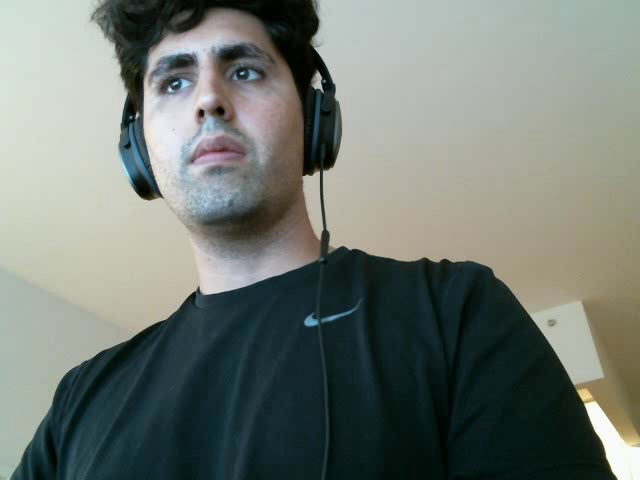
#> input picture frame 12 of opencv/opencv-code/DATA/video_capture.mp4, 640 x 480 px
$ python mean_shift_camshift.py
#> lines starting #> are read from the running program, lines starting #| are printed output that depends on the picture
import numpy as np
import cv2
import matplotlib.pyplot as plt

cap = cv2.VideoCapture('../DATA/video_capture.mp4')

ret, frame = cap.read()
#> frame is the input picture: shape (480, 640, 3); mean B, G, R 115.6, 122.1, 114.8

face_cascade = cv2.CascadeClassifier('../DATA/haarcascades/haarcascade_frontalface_default.xml')

face_rects = face_cascade.detectMultiScale(frame)
#> face_rects = [[125, 7, 171, 171]]

# Convert this list of a single array to a tuple of (x,y,w,h)
(face_x,face_y,w,h) = tuple(face_rects[0])
#> face_x = 125; face_y = 7; w = 171; h = 171
track_window = (face_x,face_y,w,h)
#> track_window = (125, 7, 171, 171)

# set up the ROI for tracking
roi = frame[face_y:face_y+h, face_x:face_x+w]
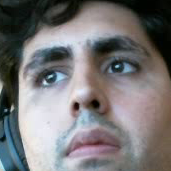
#> roi: shape (171, 171, 3); mean B, G, R 118.4, 117.6, 119.3


# Use the HSV Color Mapping
hsv_roi =  cv2.cvtColor(roi, cv2.COLOR_BGR2HSV)
#> hsv_roi: shape (171, 171, 3); mean H, S, V 76.8, 50.3, 126.6

# Find histogram to backproject the target on each frame for calculation of meanshit
roi_hist = cv2.calcHist([hsv_roi],[0],None,[180],[0,180])
#> roi_hist = 180 values, max 1092 at index 120, min 0 at index 29, mean 162.4

# Normalize the histogram array values given a min of 0 and max of 255
cv2.normalize(roi_hist,roi_hist,0,255,cv2.NORM_MINMAX)


# Setup the termination criteria, either 10 iteration or move by at least 1 pt
term_crit = ( cv2.TERM_CRITERIA_EPS | cv2.TERM_CRITERIA_COUNT, 10, 1 )

while True:
    ret ,frame = cap.read()
    if ret == True:

        # Grab the Frame in HSV
        hsv = cv2.cvtColor(frame, cv2.COLOR_BGR2HSV)
#> hsv: shape (480, 640, 3); mean H, S, V 62.6, 74, 125.4

        # Calculate the Back Projection based off the roi_hist created earlier
        dst = cv2.calcBackProject([hsv],[0],roi_hist,[0,180],1)
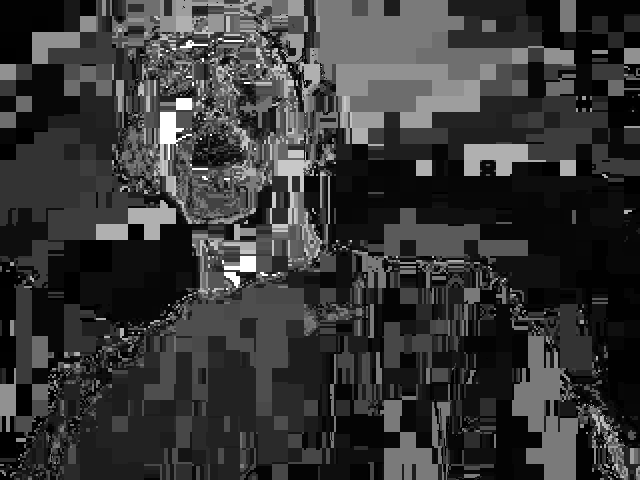
#> dst: shape (480, 640); min 0, max 255, mean 55.3


        #########################meanshift###############################

        # Apply meanshift to get the new coordinates of the rectangle
        ret, track_window = cv2.meanShift(dst, track_window, term_crit)
#> ret = 5; track_window = (130, 0, 171, 171)

        # Draw the new rectangle on the image
        x,y,w,h = track_window
#> x = 130; y = 0
        img2 = cv2.rectangle(frame, (x,y), (x+w,y+h), (0,0,255),5)

        ###########################camshift##############################

        # #########################camshift###############################

        # ret, track_window = cv2.CamShift(dst, track_window, term_crit)
        # pts = cv2.boxPoints(ret)

        # pts = np.int0(pts)

        # img2 = cv2.polylines(frame, [pts], True, (0,0,255), 5)

        # #########################camshift###############################


        cv2.imshow('frame',img2)

        k = cv2.waitKey(30) & 0xff
#> (key Esc is pressed here)
        if k == 27:
            break

    else:
        break

cv2.destroyAllWindows()
cap.release()

$ run again, starting later in the video
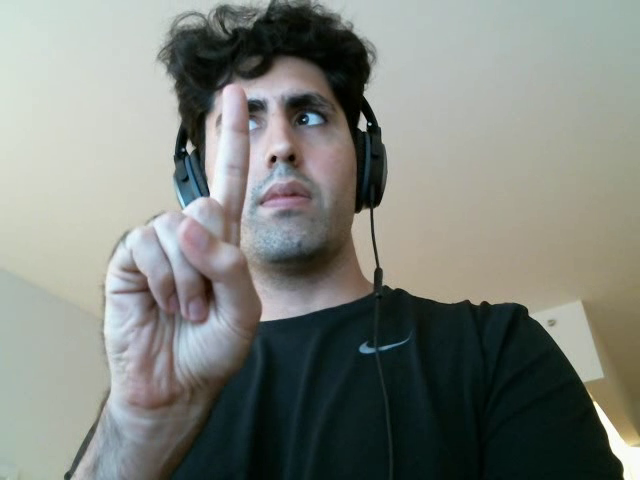
#> input picture frame 57 of opencv/opencv-code/DATA/video_capture.mp4, 640 x 480 px
#> frame is the input picture: shape (480, 640, 3); mean B, G, R 124.4, 130.8, 126.6
#> face_rects = [[106, 347, 32, 32], [191, 45, 178, 178]]
#> face_x = 106; face_y = 347; w = 32
#> `track_window = (face_x,face_y,w,h)`: track_window = (106, 347, 32, 32)
#> `roi = frame[face_y:face_y+h, face_x:face_x+w]`:
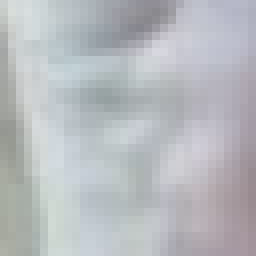
#> roi: shape (32, 32, 3) (shown 8 times larger); mean B, G, R 190.4, 186.2, 183.3
#> hsv_roi: shape (32, 32, 3); mean H, S, V 106.6, 13.5, 191.6
#> roi_hist = 180 values, max 82 at index 120, min 0 at index 0, mean 5.69
#> hsv: shape (480, 640, 3); mean H, S, V 62.6, 59.2, 134.5
#> `dst = cv2.calcBackProject([hsv],[0],roi_hist,[0,180],1)`:
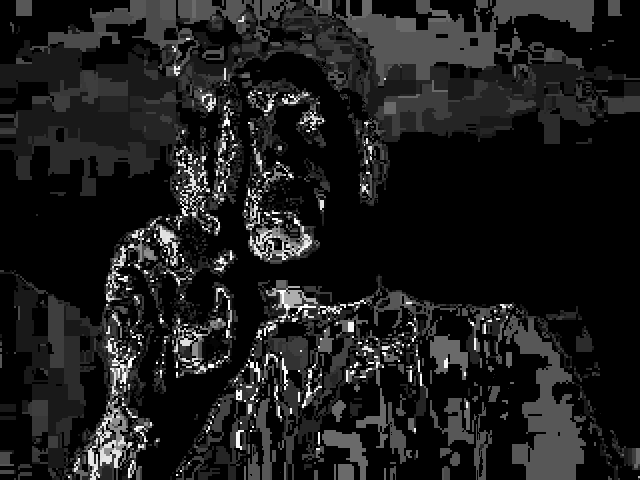
#> dst: shape (480, 640); min 0, max 255, mean 28.5
#> `ret, track_window = cv2.meanShift(dst, track_window, term_crit)`: ret = 2; track_window = (104, 347, 32, 32)
#> x = 104; y = 347

$ run again, starting later in the video
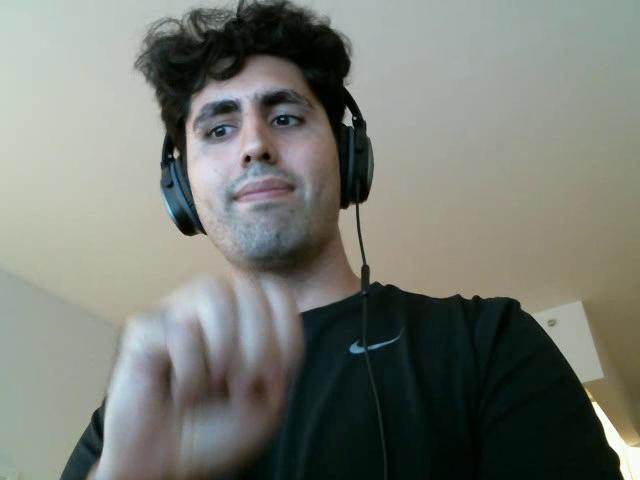
#> input picture frame 101 of opencv/opencv-code/DATA/video_capture.mp4, 640 x 480 px
#> frame is the input picture: shape (480, 640, 3); mean B, G, R 115, 122.7, 119
#> face_rects = [[160, 43, 189, 189]]
#> face_x = 160; face_y = 43; w = 189
#> `track_window = (face_x,face_y,w,h)`: track_window = (160, 43, 189, 189)
#> `roi = frame[face_y:face_y+h, face_x:face_x+w]`:
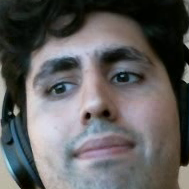
#> roi: shape (189, 189, 3); mean B, G, R 93.7, 94, 95.7
#> hsv_roi: shape (189, 189, 3); mean H, S, V 71.3, 64.9, 101.6
#> roi_hist = 180 values, max 1657 at index 50, min 0 at index 29, mean 198.4
#> hsv: shape (480, 640, 3); mean H, S, V 56.9, 58.1, 127.1
#> `dst = cv2.calcBackProject([hsv],[0],roi_hist,[0,180],1)`:
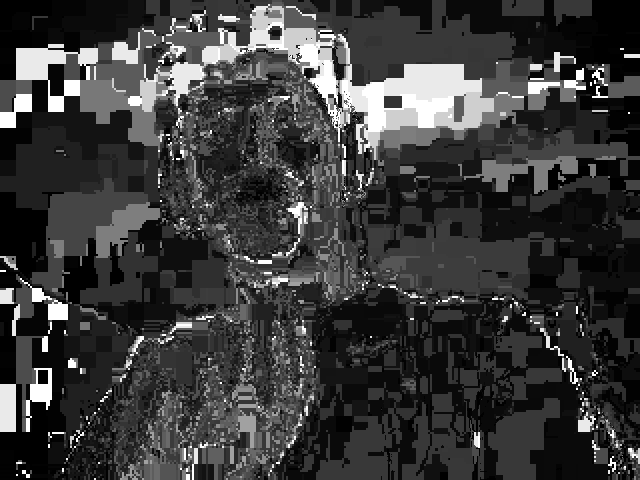
#> dst: shape (480, 640); min 0, max 255, mean 58.7
#> `ret, track_window = cv2.meanShift(dst, track_window, term_crit)`: ret = 10; track_window = (206, 0, 189, 189)
#> x = 206; y = 0
